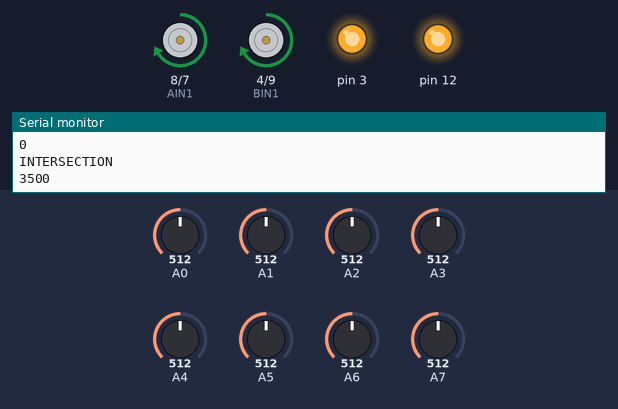
A sketch run on a simulated Arduino Nano, built with avr-gcc and run on an emulated ATmega328P. Parts: motor-driver pin pairs drawn as motors (green arrow = first pin HIGH = forward, orange = second pin HIGH = backward, longer = more drive, scaled by the enable pin), output pins drawn as LEDs (lit = HIGH), the last lines printed to the serial monitor. Inputs (shaded band) come from the test bench; at power-on: A0 = 512, A1 = 512, A4 = 512, A5 = 512, A3 = 512, A2 = 512, A6 = 512, A7 = 512.

Above: at 9.2 s.
9.3 s: A0 set to 716
At 10.5 s:
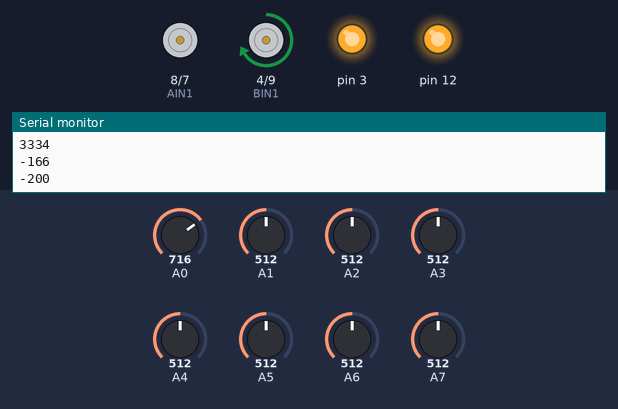
10.8 s: A1 set to 289
12.3 s: A1 set to 277
At 13.5 s:
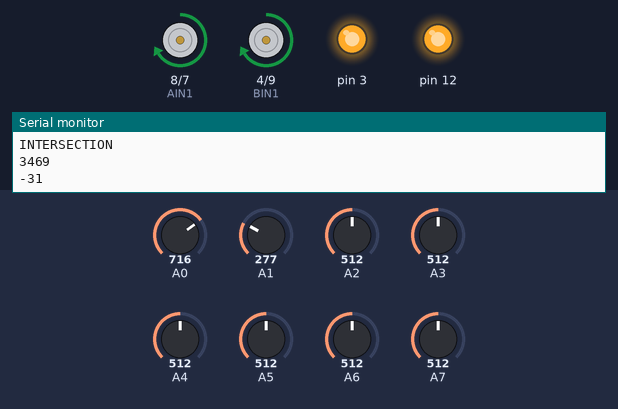
13.8 s: A4 set to 716
At 15.0 s:
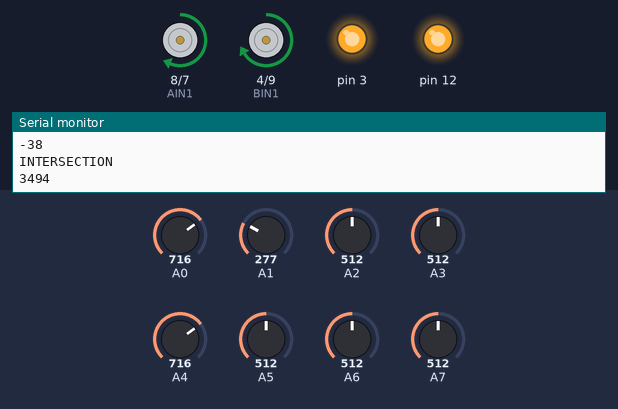
15.3 s: A5 set to 716
At 16.5 s:
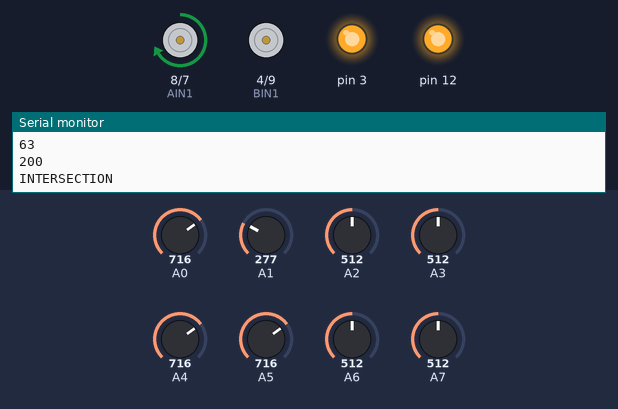
16.8 s: A3 set to 316
18.3 s: A3 set to 286
At 19.5 s:
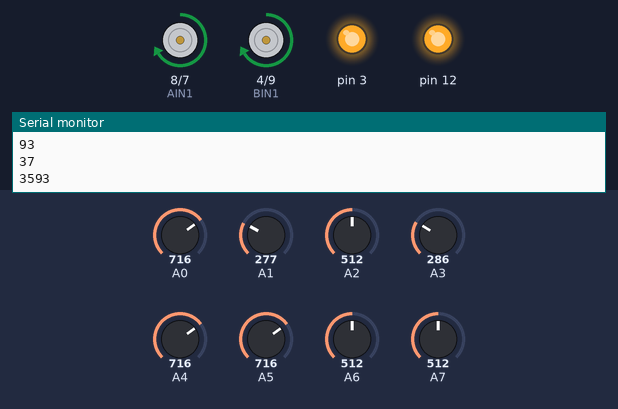
Timing chart, 0 to 20.8 s (numbered marks = the images above; inputs shaded):
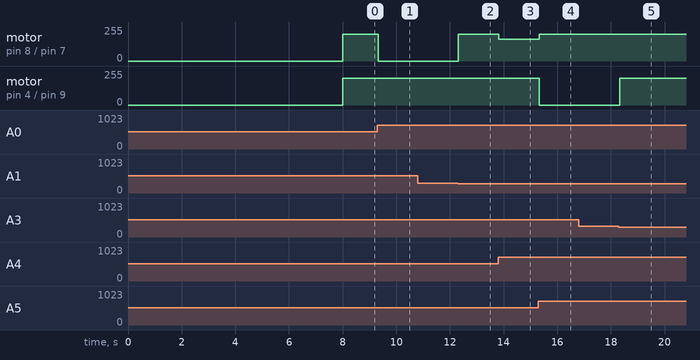

Measured:
- the behaviour switches between 278 and 277 on A1 (found by bisection; images 1 and 2)
- the behaviour switches between 302 and 301 on A3 (found by bisection; images 4 and 5)
- after the input at 9.3 s, motor on pin 8 (AIN1) / pin 7 (AIN2): forward 200/255 → stopped at once
- after the input at 12.3 s, motor on pin 8 (AIN1) / pin 7 (AIN2): stopped → forward 200/255 at once
- after the input at 13.8 s, motor on pin 8 (AIN1) / pin 7 (AIN2): forward 200/255 → forward 162/255 at once
- after the input at 15.3 s, motor on pin 8 (AIN1) / pin 7 (AIN2): forward 162/255 → forward 200/255 at once; motor on pin 4 (BIN1) / pin 9 (BIN2): forward 200/255 → stopped at once
- after the input at 18.3 s, motor on pin 4 (BIN1) / pin 9 (BIN2): stopped → forward 200/255 at once

The sketch:

sketch_apr24a.ino
```cpp
#include <QTRSensors.h>
#define PWM1 5 //LEFT MOTOR
#define AIN1 8
#define AIN2 7
#define PWM2 6 //RIGHT MOTOR
#define BIN1 4
#define BIN2 9
#define pushButton 2
QTRSensors qtr;
const uint8_t SensorCount = 8;
uint16_t sensorValues[SensorCount];
int dir_motor = 1;
int turnSpeed = 180;  //110
char path[100] = "";
unsigned char path_length = 0; // the length of the path
int range = 150;

void setup(){
                // configure the sensorValues
                qtr.setTypeAnalog();
                qtr.setSensorPins((const uint8_t[]){A0, A1, A2, A3, A4, A5, A6, A7}, SensorCount);
                delay(500);
                pinMode(2, OUTPUT);
                pinMode(BIN1,OUTPUT);
                pinMode(AIN1,OUTPUT);
                pinMode(AIN2,OUTPUT);
                pinMode(BIN2,OUTPUT);
                pinMode(PWM1,OUTPUT);
                pinMode(PWM2,OUTPUT);
                pinMode(pushButton, INPUT);
                Serial.begin(9600);
                pinMode(12,OUTPUT);
                digitalWrite(12, HIGH);
                pinMode(3,OUTPUT);
                digitalWrite(3, HIGH);
                delay(3000);
                calibrationMode();
                delay(2000);
                /*int buttonState = digitalRead(pushButton);
              Serial.println(buttonState);
                if (buttonState == 1) {
                      delay(2000);
                      calibrationMode();   // turn the LED on (HIGH is the voltage level)
                  }*/
}


void loop(){
   //maze_solve();
   follow_segment();
  }


void set_Motors( int x, int y){
    if(x>=0){
              //FORWARD//LEFT MOTOR
              digitalWrite(AIN1,HIGH);
              digitalWrite(AIN2,LOW);
              //Speed control of Motor LEFT
              analogWrite(PWM1,x);
            }
    else if(x<0){
                  //FORWARD//LEFT MOTOR
                  digitalWrite(AIN1,LOW);
                  digitalWrite(AIN2,HIGH);
                  //Speed control of Motor LEFT
                  analogWrite(PWM1,-x);
                }
     if(y>=0){
                 //FORWARD//RIGHT MOTOR
                  digitalWrite(BIN1,HIGH);
                  digitalWrite(BIN2,LOW);
                //Speed control of Motor LEFT
                  analogWrite(PWM2,y);
             }
     else if(y<0){
                //FORWARD//LEFT MOTOR
                  digitalWrite(BIN1,LOW);
                  digitalWrite(BIN2,HIGH);
                //Speed control of Motor LEFT
                  analogWrite(PWM2,-y);
                  }
}


void follow_segment()
{
        int last_proportional = 0;
        long integral=0;
        float Kp = 0.4;
        float Ki = 0.00001;
        float Kd = 6;
        while(1)
                {

                   for (uint8_t i = 0; i < SensorCount; i++){

                   }


                  unsigned int position = qtr.readLineBlack(sensorValues);
                  Serial.println(position);

                  int proportional = ((int)position)-3500;
                  Serial.println(proportional);

                  int derivative = proportional - last_proportional;
                  integral += proportional;

                  last_proportional = proportional;

                  int power_difference = proportional*Kp + integral*Ki + derivative*Kd;

                  const int max = 200; // the maximum speed//150
                  if(power_difference > max)
                           power_difference = max;
                  if(power_difference < -max)
                            power_difference = -max;
                  Serial.println(power_difference);
                  if(power_difference < 0)
                             set_Motors(max+power_difference,max);
                  else
                              set_Motors(max,max-power_difference);

                  qtr.read(sensorValues);

                   if(sensorValues[2] < 200 && sensorValues[3] < 200 && sensorValues[4] < 200 && sensorValues[5]<200 && sensorValues[6] < 200 && sensorValues[7] < 200 && sensorValues[0] < 200 && sensorValues[1]<200)
                  {


                         return;
                  }

                      if((sensorValues[0] > 300 && sensorValues[7] > 300 && sensorValues[4] > 300 && sensorValues[3] > 300)||(sensorValues[0] > 300 && sensorValues[1] > 300 &&
                      sensorValues[3] > 300 && sensorValues[4] > 300)|| (sensorValues[7] > 300 && sensorValues[6] > 300 && sensorValues[3] > 300 && sensorValues[4] > 300) )
                  {   // Found an intersection.
                    Serial.println("INTERSECTION");
                    return;

                  }

                }
}


void calibrationMode(){
                        digitalWrite(2, HIGH); // turn on Arduino's LED to indicate we are in calibration mode
                        analogWrite (PWM1, 200);
                        analogWrite (PWM2, 200);
                        // analogRead() takes about 0.1 ms on an AVR.
                        // 0.1 ms per sensor * 4 samples per sensor read (default) * 8 sensorValues
                        // * 10 reads per calibrate() call = ~32 ms per calibrate() call.
                        // Call calibrate() 100 times to make calibration take about 3.2 seconds.
                        for (uint16_t i = 0; i < 100; i++)
                            {
                                qtr.calibrate();
                                    if (i % 20 == 0){
                                                      //dir_motor = -dir_motor;
                                                      //change_direction(dir_motor);
                                                    }
                             }
                        analogWrite (PWM1, 0);
                        analogWrite (PWM2, 0);
                        digitalWrite(2, LOW); // turn off Arduino's LED to indicate we are through with calibration
}


void change_direction(int dir){
      if (dir == 1) {
                      digitalWrite (AIN1, HIGH);
                      digitalWrite (AIN2, LOW);
                      analogWrite (PWM1, 200);
                      digitalWrite (BIN1, LOW);
                      digitalWrite (BIN2, HIGH);
                      analogWrite (PWM2, 200);
                    }
      else {
                      digitalWrite (AIN1, LOW);
                      digitalWrite (AIN2, HIGH);
                      analogWrite (PWM1, 200);
                      digitalWrite (BIN1, HIGH);
                      digitalWrite (BIN2, LOW);
                      analogWrite (PWM2, 200);
            }
}


// Turns according to the parameter dir, which should be 'L', 'R', 'S'
// (straight), or 'B' (back).
void Turn(char dir)
{
  switch(dir)
  {
  case 'R':
    // Turn left.
    set_Motors(-180,200);
    delay(300);
    break;
  case 'L':
    // Turn right.
    set_Motors(200,-180);
    delay(300); //255//260
    break;
  case 'B':
    // Turn around.
    set_Motors(200,-180); //80
    delay(700); //810//850//860//865
    break;
  case 'S':
    // Don't do anything!
    break;
  }
}


char select_turn(unsigned char found_right, unsigned char found_straight,unsigned char found_left)
{
  // Make a decision about how to turn.  The following code
  // implements a left-hand-on-the-wall strategy, where we always
  // turn as far to the left as possible.
  if(found_right)
    return 'R';
   else if(found_straight)
    return 'S';
   //else if(found_back)
    //return 'B';
  else if(found_left)
    return 'L';
  else
    return 'B';
}


void simplify_path()
{
  // only simplify the path if the second-to-last turn was a 'B'
  if(path_length < 3 || path[path_length-2] != 'B')
    return;

  int total_angle = 0;
  int i;
  for(i=1;i<=3;i++)
  {
    switch(path[path_length-i])
    {
    case 'R':
      total_angle += 90;
      break;
    case 'L':
      total_angle += 270;
      break;
    case 'B':
      total_angle += 180;
      break;
    }
  }

  // Get the angle as a number between 0 and 360 degrees.
  total_angle = total_angle % 360;

  // Replace all of those turns with a single one.
  switch(total_angle)
  {
  case 0:
    path[path_length - 3] = 'S';
    break;
  case 90:
    path[path_length - 3] = 'R';
    break;
  case 180:
    path[path_length - 3] = 'B';
    break;
  case 270:
    path[path_length - 3] = 'L';
    break;
  }

  // The path is now two steps shorter.
  path_length -= 2;
}


// This function is called once, from main.c.
void maze_solve()
{
  // Loop until we have solved the maze.
  while(1)
  {
    // FIRST MAIN LOOP BODY
   ; follow_segment();

    // Drive straight a bit.  This helps us in case we entered the
    // intersection at an angle.
    // Note that we are slowing down - this prevents the robot
    // from tipping forward too much.
      set_Motors(100,100);
      delay(200); //40//20

    // These variables record whether the robot has seen a line to the
    // left, straight ahead, and right, whil examining the current
    // intersection.
    unsigned char found_left=0;
    unsigned char found_straight=0;
    unsigned char found_right=0;
    unsigned char found_back=0;

    // Now read the sensorValues and check the intersection type.
    const uint8_t SensorCount = 8;
    uint16_t sensorValues[SensorCount];
    qtr.read(sensorValues);

    // Check for left and right exits.
    if(sensorValues[0] > 300 && sensorValues[1] > 300 && sensorValues[2] > 300 && (sensorValues[3] > 300 || sensorValues[4] > 300))
      found_right = 1;
    if(sensorValues[7] > 300 && sensorValues[6]> 300 && sensorValues[5] > 300 && (sensorValues[4]> 300 || sensorValues[3]> 300 ))
     found_left = 1;

        set_Motors(100,100);  //-30
       delay(150); //50

/*
    set_Motors(45,45);
    delay(200);
*/

     qtr.read(sensorValues);
    if(sensorValues[2] > 300 || sensorValues[3] > 300 || sensorValues[4] > 300 || sensorValues[5] > 300)

      found_straight = 1;
       set_Motors(100,100);
       delay(200);
    if(sensorValues[0] < 200 && sensorValues[1] < 200 && sensorValues[2] < 200 && sensorValues[3] < 200 &&
        sensorValues[4] < 200 && sensorValues[5] < 200 && sensorValues[6] < 200 && sensorValues[7] < 200)
        found_back = 1;

      qtr.read(sensorValues);

    // Check for the ending spot.
    // If all three middle sensorValues are on dark black, we have
    // solved the maze.
    if(sensorValues[2] > 300 && sensorValues[3] > 300 && sensorValues[4] > 300 && sensorValues[5] > 300  )
      break;

    // Intersection identification is complete.
    // If the maze has been solved, we can follow the existing
    // path.  Otherwise, we need to learn the solution.
    unsigned char dir = select_turn(found_right, found_straight, found_left);

    // Make the turn indicated by the path.
    Turn(dir);

    // Store the intersection in the path variable.
    //path[path_length] = dir;
    //path_length ++;

    // You should check to make sure that the path_length does not
    // exceed the bounds of the array.  We'll ignore that in this
    // example.

    // Simplify the learned path.
    //simplify_path();
  }
}
```
